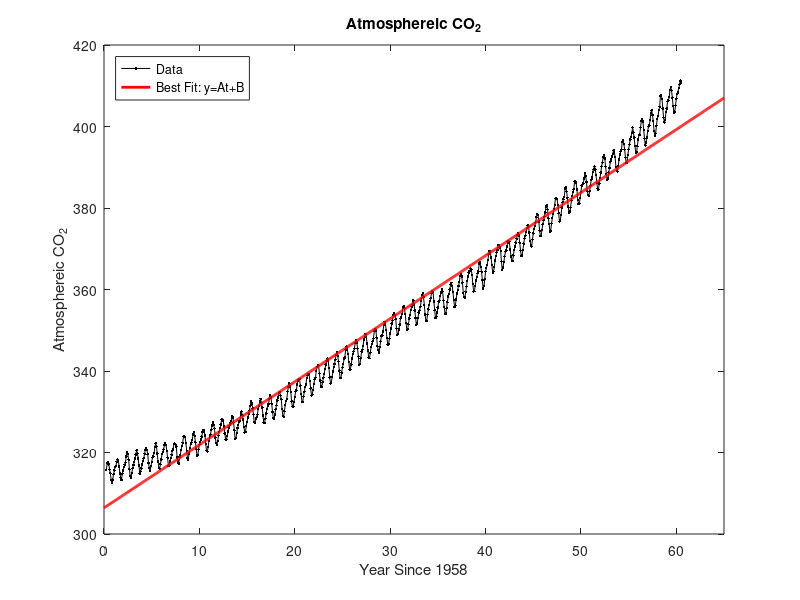
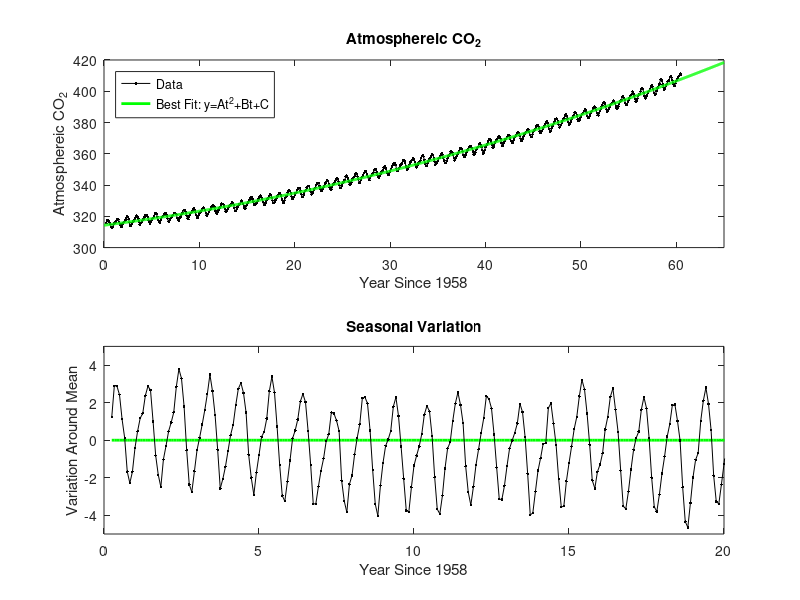
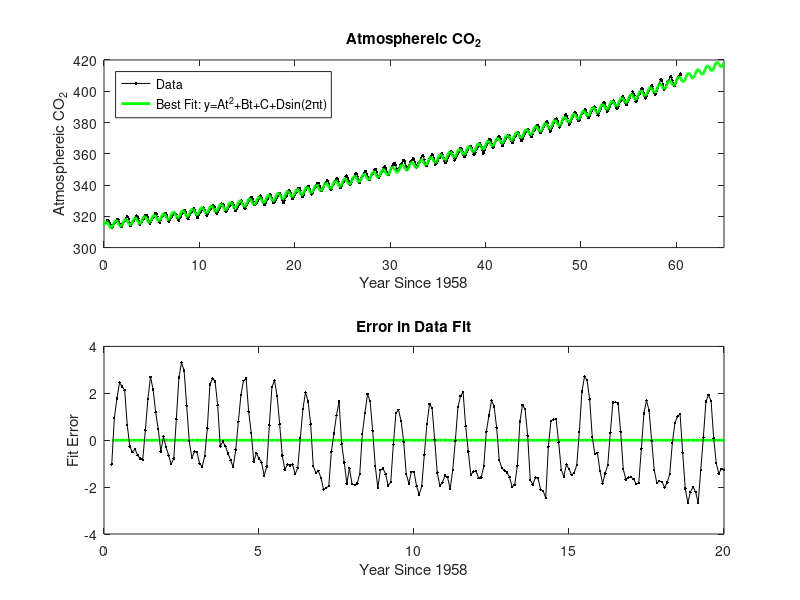
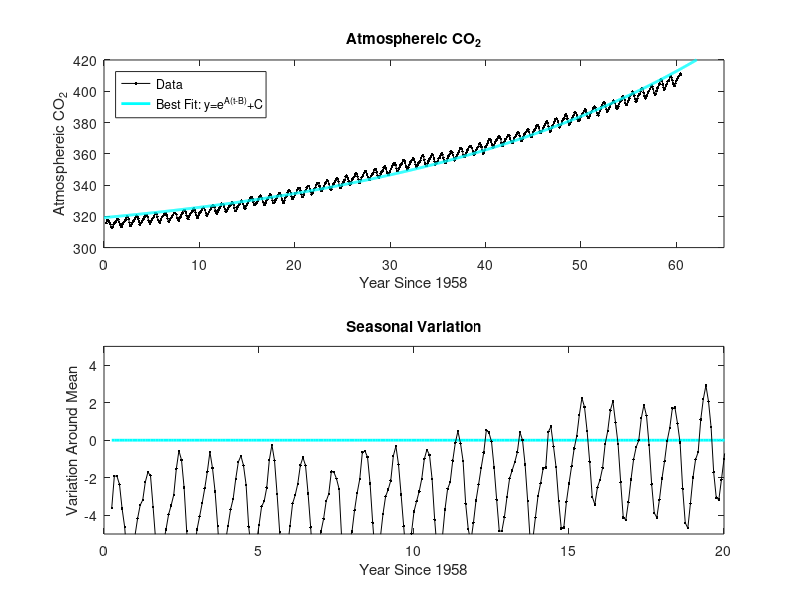

MATLAB code for these plots, in order: (Note: this script raises an error after producing the figures.)
% Homework 5
% Scorelator Problems
% Problem 1
clc
clear
load('CO2_data.mat');
M_fitlinear = zeros(2);
b_fitlinear = zeros(2,1);
% Set up M
M_fitlinear(1) = sum(t.^2);
M_fitlinear(2) = sum(t);
M_fitlinear(3) = sum(t);
M_fitlinear(4) = n;
% Set up b
b_fitlinear(1) = sum(t.*y);
b_fitlinear(2) = sum(y);
% Solve for x = [A B]
coeffs_fitlinear = M_fitlinear\b_fitlinear;
save("A1.dat","M_fitlinear","-ascii")
save("A2.dat","b_fitlinear","-ascii")
save("A3.dat","coeffs_fitlinear","-ascii")

%% Problem 2
M_fitquadratic = zeros(3);
b_fitquadratic = zeros(3,1);
% Set up M
M_fitquadratic(1) = sum(t.^4);
M_fitquadratic(2) = sum(t.^3);
M_fitquadratic(3) = sum(t.^2);
M_fitquadratic(4) = sum(t.^3);
M_fitquadratic(5) = sum(t.^2);
M_fitquadratic(6) = sum(t);
M_fitquadratic(7) = sum(t.^2);
M_fitquadratic(8) = sum(t);
M_fitquadratic(9) = n;
% Set up b
b_fitquadratic(1) = sum(t.^2.*y);
b_fitquadratic(2) = sum(t.*y);
b_fitquadratic(3) = sum(y);
% Solve for x = [A B C]
coeffs_fitquadratic = M_fitquadratic\b_fitquadratic;
save("B1.dat","M_fitquadratic","-ascii")
save("B2.dat","b_fitquadratic","-ascii")
save("B3.dat","coeffs_fitquadratic","-ascii")

%% Problem 3
M_fitquadsinu = zeros(4);
b_fitquadsinu = zeros(4,1);
% Set up M
M_fitquadsinu(1) = sum(t.^4);
M_fitquadsinu(2) = sum(t.^3);
M_fitquadsinu(3) = sum(t.^2);
M_fitquadsinu(4) = sum(sin(2*pi*t).*t.^2);

M_fitquadsinu(5) = sum(t.^3);
M_fitquadsinu(6) = sum(t.^2);
M_fitquadsinu(7) = sum(t);
M_fitquadsinu(8) = sum(sin(2*pi*t).*t);

M_fitquadsinu(9) = sum(t.^2);
M_fitquadsinu(10) = sum(t);
M_fitquadsinu(11) = n;
M_fitquadsinu(12) = sum(sin(2*pi*t));

M_fitquadsinu(13) = sum(sin(2*pi*t).*t.^2);
M_fitquadsinu(14) = sum(sin(2*pi*t).*t);
M_fitquadsinu(15) = sum(sin(2*pi*t));
M_fitquadsinu(16) = sum(sin(2*pi*t).^2);

% Set up b
b_fitquadsinu(1) = sum(t.^2.*y);
b_fitquadsinu(2) = sum(t.*y);
b_fitquadsinu(3) = sum(y);
b_fitquadsinu(4) = sum(y.*sin(2*pi*t));
% Solve for x = [A B C]
coeffs_fitquadsinu = M_fitquadsinu\b_fitquadsinu;
save("C1.dat","M_fitquadsinu","-ascii")
save("C2.dat","b_fitquadsinu","-ascii")
save("C3.dat","coeffs_fitquadsinu","-ascii")

%% Problem 4
errorfunc = @(A,B,C) sum( (exp(A*(t-B)) + C - y).^2 );
p_guess = [0.03; -100; 300];
p_bestfit = fminsearch(@(p) errorfunc(p(1), p(2), p(3)), p_guess);
save("D1.dat","p_bestfit","-ascii")
ts = [-58; 0; 62];
ys = exp(p_bestfit(1)*(ts-p_bestfit(2)))+p_bestfit(3);
save("D2.dat","ys","-ascii")

%% Problem 5
errorfunc2 = @(A,B,C,D,E,F) sum( (exp(A*(t-B)) + C + D*sin(E*(t-F)) - y).^2 );
p_guess2 = [0.03; -100; 300; 3; 2*pi; 0];
options = optimset('MaxFunEvals',1e10, 'MaxIter',1e10);
p_bestfit2 = fminsearch(@(p2) errorfunc2(p2(1), p2(2), p2(3), p2(4), p2(5), p2(6)), p_guess2, options);
save("E1.dat","p_bestfit2","-ascii")
ts2 = 2020-1958 + (0:11).'/12;
ys2 = exp(p_bestfit2(1)*(ts2-p_bestfit2(2))) + p_bestfit2(3) + p_bestfit2(4)*sin(p_bestfit2(5)*(ts2-p_bestfit2(6)));
save("E2.dat","ys2","-ascii")

%% Problem 6
% Writeup Problems
clf
A = coeffs_fitlinear(1);
B = coeffs_fitlinear(2);
ts = linspace(0,65,1000);
fit_linear = @(t) A*t + B;
ys = fit_linear(ts);
plot(t,y,'k.-')
hold on
plot(ts,ys,'r', 'Linewidth',2)
axis([0 65 300 420])
title('Atmosphereic CO_2')
xlabel('Year Since 1958')
ylabel('Atmosphereic CO_2')
legend('Data','Best Fit: y=At+B', 'Location', 'northwest')
print(gcf,'-dpng','co2_fit_linear.png');

%% Problem 7
clf
A = coeffs_fitquadratic(1);
B = coeffs_fitquadratic(2);
C = coeffs_fitquadratic(3);
ts = linspace(0,65,1000);
fit_quadratic = @(t) A*t.^2 + B*t + C;
ys = fit_quadratic(t);
ys2 = fit_quadratic(ts);
subplot(2,1,1)
plot(t,y,'k.-') % plot the data
hold on
plot(ts,ys2,'g', 'Linewidth',2) % plot fitted line
axis([0 65 300 420])
title('Atmosphereic CO_2')
xlabel('Year Since 1958')
ylabel('Atmosphereic CO_2')
legend('Data','Best Fit: y=At^2+Bt+C', 'Location', 'northwest')

subplot(2,1,2)
plot(t,zeros(size(t)),'g', 'Linewidth',2)
hold on
plot(t, y-ys, 'k.-')
axis([0 20 -5 5])
title('Seasonal Variation')
xlabel('Year Since 1958')
ylabel('Variation Around Mean')
print(gcf,'-dpng','co2_fit_quad.png');

%% Problem 8
clf
A = coeffs_fitquadsinu(1);
B = coeffs_fitquadsinu(2);
C = coeffs_fitquadsinu(3);
D = coeffs_fitquadsinu(4);
ts = linspace(0,65,1000);
fit_quadsinu = @(t) A*t.^2 + B*t + C + D*sin(2*pi*t);
ys = fit_quadsinu(t);
ys2 = fit_quadsinu(ts);
subplot(2,1,1)
plot(t,y,'k.-') % plot the data
hold on
plot(ts,ys2,'g', 'Linewidth',2) % plot fitted line
axis([0 65 300 420])
title('Atmosphereic CO_2')
xlabel('Year Since 1958')
ylabel('Atmosphereic CO_2')
legend('Data','Best Fit: y=At^2+Bt+C+Dsin(2\pit)', 'Location', 'northwest')

subplot(2,1,2)
plot(t,zeros(size(t)),'g', 'Linewidth',2)
hold
plot(t, y-ys, 'k.-')
axis([0 20 -4 4])
title('Error in Data Fit')
xlabel('Year Since 1958')
ylabel('Fit Error')
print(gcf,'-dpng','co2_fit_quadsinu.png');

%% Problem 8
clf
A = p_bestfit(1);
B = p_bestfit(2);
C = p_bestfit(3);
ts = linspace(0,65,1000);
fit_expo = @(t) exp(A*(t-B)) + C;
ys = fit_expo(t);
ys2 = fit_expo(ts);
subplot(2,1,1)
plot(t,y,'k.-') % plot the data
hold on
plot(ts,ys2,'c', 'Linewidth',2) % plot fitted line
axis([0 65 300 420])
title('Atmosphereic CO_2')
xlabel('Year Since 1958')
ylabel('Atmosphereic CO_2')
legend('Data','Best Fit: y=e^{A(t-B)}+C', 'Location', 'northwest')

subplot(2,1,2)
plot(t,zeros(size(t)),'c', 'Linewidth',2)
hold
plot(t, y-ys, 'k.-')
axis([0 20 -5 5])
title('Seasonal Variation')
xlabel('Year Since 1958')
ylabel('Variation Around Mean')
print(gcf,'-dpng','co2_fit_exp.png');

%% (One more) Problem 8
clf
A = p_bestfit2(1);
B = p_bestfit2(2);
C = p_bestfit2(3);
D = p_bestfit2(4);
E = p_bestfit2(5);
F = p_bestfit2(6);
ts = linspace(0,65,1000);
fit_expsinu = @(t) exp(A*(t-B)) + C +D*sin(E*(t-F));
ys = fit_expsinu(t);
ys2 = fit_expsinu(ts);
subplot(2,1,1)
plot(t,y,'k.-') % plot the data
hold on
plot(ts,ys2,'c', 'Linewidth',2) % plot fitted line
axis([0 65 300 420])
title('Atmosphereic CO_2')
xlabel('Year Since 1958')
ylabel('Atmosphereic CO_2')
legend('Data','Best Fit: y=e^{A(t-B)}+C+Dsin(E(t-f))', 'Location', 'northwest')

subplot(2,1,2)
plot(t,zeros(size(t)),'c', 'Linewidth',2)
hold
plot(t, y-ys, 'k.-')
axis([0 10 -3 3])
title('Error in Data Fit')
xlabel('Year Since 1958')
ylabel('Fit Error')
print(gcf,'-dpng','co2_fit_expsinu.png');

%% Problem 9
for ii = 1:6
    subplot(6,1,ii)
    plot(t, y-ys, 'k.-')
    axis([10*(ii-1) 10*ii -3 3])
    yticks([-3,0,3])
    grid on
end
a = axes;
t = title('Error in Exponential + Sinusoidal Data Fit');
xl = xlabel('Year Since 1958');
a.LabelFontSizeMultiplier = 1.5;
yl = ylabel('Fit Error');
a.Visible = 'off';
t.Visible = 'on';
xl.Visible = 'on';
yl.Visible = 'on';
print(gcf,'-dpng','co2_fiterror_expsinu.png');


